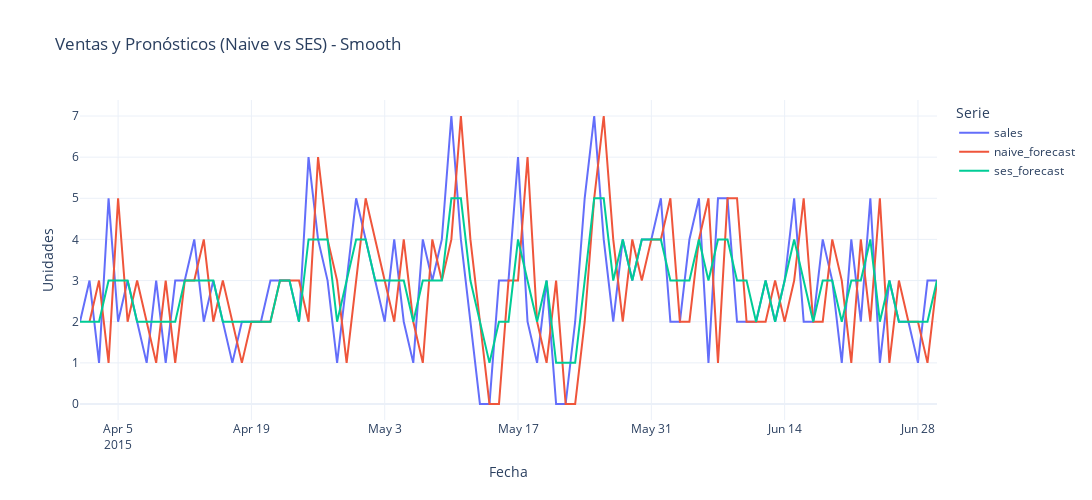

The notebook cell this image was saved under:
### Code cell
smooth_sales = sample_sales[sample_sales['demand_type'] == 'Smooth'].copy()

fig = px.line(
    smooth_sales,
    x="date",
    y=["sales", "naive_forecast", "ses_forecast"],  # varias series
    labels={
        "value": "Unidades",
        "date": "Fecha",
        "variable": "Serie"
    },
    title="Ventas y Pronósticos (Naive vs SES) - Smooth",
    template="plotly_white",
    width=1200, height=500
)

fig.update_traces(line=dict(width=2))
fig.show()
